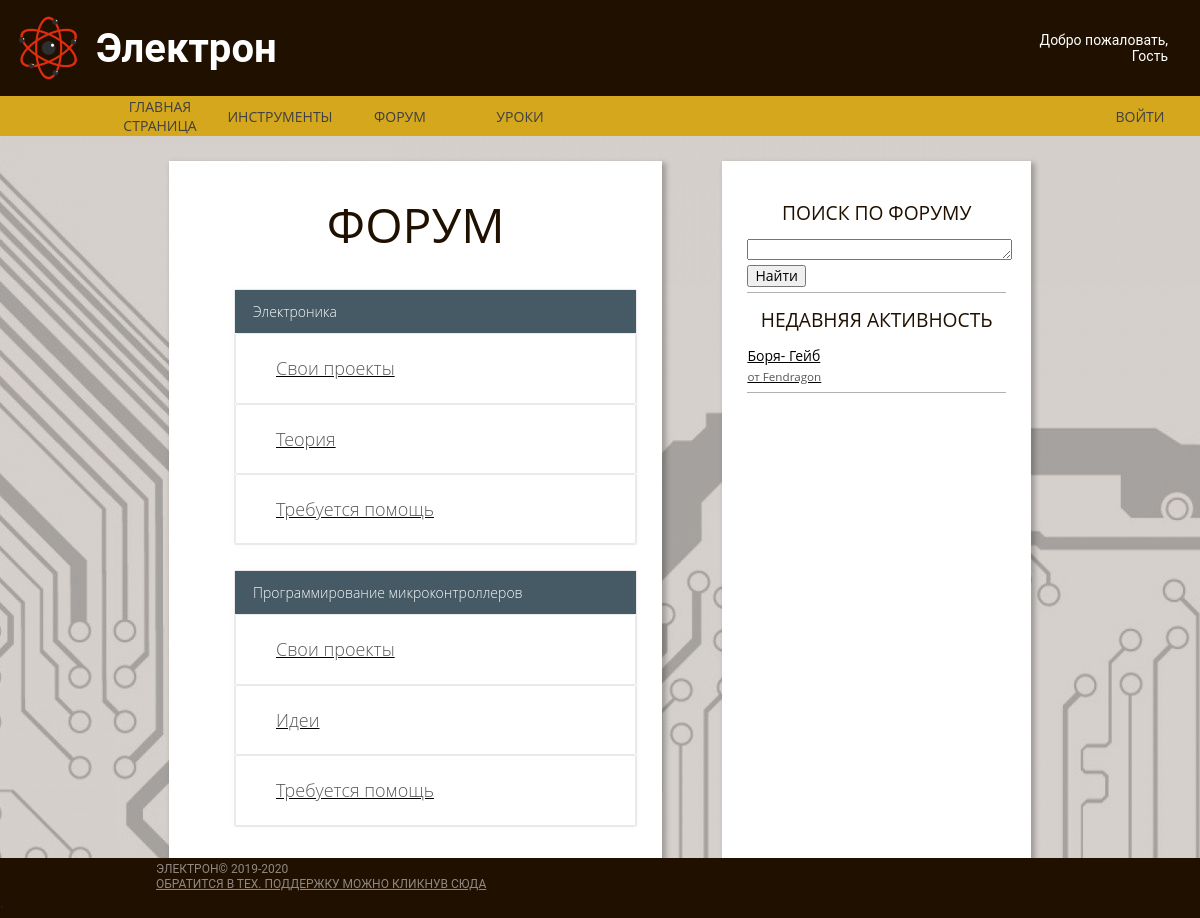
/forum, run on an earlier commit of the app's database.
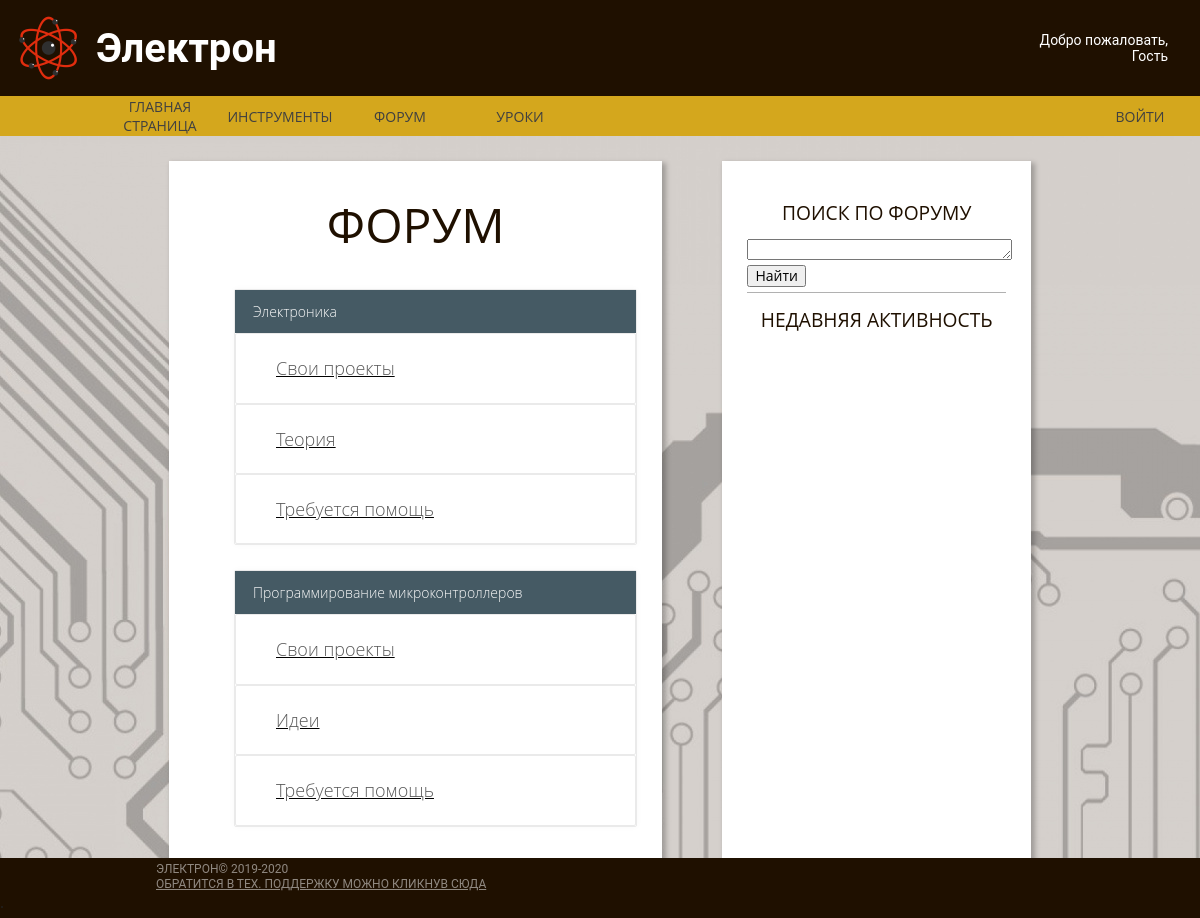
And on a later commit of the database.
### Main/models.py (models this page shows, shortened)
class Article(models.Model):
    author_art = models.CharField("автор", max_length=70)
    name_art = models.CharField("название", max_length=100)
    text_art = models.TextField()
    sellf = models.CharField("curs", max_length=3)
    pub_date_art = models.DateTimeField(default=datetime.datetime.now())
    tags = models.ManyToManyField('Tag', blank=True, related_name="posts")

### Main/views.py (the view, shortened to what this page needs)
# urls.py: path('forum', Forum.as_view(), name = 'Forum_url'),
class Forum(View):
    def get(self, request):
        h = CheckCOOKIE(request)
        if 'ROOT' in request.COOKIES:
            g = request.COOKIES['ROOT']
        else:
            g = 'False'
        All_Articles = Article.objects.all()
        form = SearchForm()
        return render(request, 'First/Forum.html',
                      context={'Art_list': reversed(All_Articles), 'Nick': h, "ROOT": g, 'form': form, "news": news()})

### Main/forms.py (shortened to what this page needs)
class SearchForm(forms.Form):
    req = forms.CharField(max_length=70)

### Main/utils.py (called while the page is built)
def news():
    return reversed(News.objects.all())

def CheckCOOKIE(request):
    if "UserNick" in request.COOKIES:
        if request.COOKIES["UserNick"] != "":
            h = request.COOKIES["UserNick"]
        else:
            h = ""
    else:
        h = ""
    return h

### Main/templates/First/Forum.html (shortened to what this page needs)
{% extends "First/Base_blok.html"%}
{% load static %}
{% block css %}
    <link rel="stylesheet" href="{% static 'css/normalize.css' %}">
    <link rel="stylesheet" href="{% static 'css/main.css' %}">
    <link rel="stylesheet" href="{% static 'css/forum.css' %}">
{% endblock %}
{% block content %}
<div class="container main-container">
    <div class="container generic">
        <h1 class="forum-title">Форум</h1>
        <ol class="forum-list">
            <li class="sub-forum">
                <h3 class="sub-forum-title">Электроника</h3>
                <ol class="sub-forum-list">
                    <li class="forum-category">
                        <a class="item link side-bar-link" href="{% url 'subforum_url' 'ElS' %}"><h3 class="forum-category-title">Свои проекты</h3></a>
                    </li>
                    <li class="forum-category">
                        <a class="item link side-bar-link" href="{% url 'subforum_url' 'ElT' %}"><h3 class="forum-category-title">Теория</h3></a>
                    </li>
                    <li class="forum-category">
                        <a class="item link side-bar-link" href="{% url 'subforum_url' 'ElH' %}"><h3 class="forum-category-title">Требуется помощь</h3></a>
                    </li>
                </ol>
            </li>
            <li class="sub-forum">
                <h3 class="sub-forum-title">Программирование микроконтроллеров</h3>
                <ol class="sub-forum-list">
                    <li class="forum-category">
                       <a class="item link side-bar-link" href="{% url 'subforum_url' 'MS' %}"><h3 class="forum-category-title">Свои проекты</h3></a>
                    </li>
                    <li class="forum-category">
                        <a class="item link side-bar-link" href="{% url 'subforum_url' 'MT' %}"><h3 class="forum-category-title">Идеи</h3></a>
                    </li>
                    <li class="forum-category">
                        <a class="item link side-bar-link" href="{% url 'subforum_url' 'MH' %}"><h3 class="forum-category-title">Требуется помощь</h3></a>
                    </li>
                </ol>
            </li>
        </ol>
    </div>
    <div class="container side-bar side-bar-right">
        <h1 class="item title side-bar-title smaller">
            Поиск по форуму
        </h1>
        <form class="item link side-bar-interactive" method="post">
            <label>
                <textarea name = "req" style="max-height: 15px;width: 100%"></textarea>
            </label>
            <button>Найти</button>
        </form>
        <h1 class="item title side-bar-title smaller">
            Недавняя активность
        </h1>
        {% for i in Art_list %}
        <a class="item link side-bar-link" href="{% url 'art_url' id=i.id %}">
            {{i.name_art}}<br>
            <span class="date">от {{i.author_art}}</span>
        </a>
        {% endfor %}
    </div>
</div>
{% endblock %}

### Main/templates/First/Base_blok.html
{% extends 'base.html' %}

### templates/base.html (shortened to what this page needs)
{% load static %}
<!DOCTYPE html>
<html lang="en">
<head>
    {% block css %}
    {% endblock %}
</head>
<body background="/media/images/img/circutry.jpg">
    <header class="container header">
        <div class="container top">
            <img class="item top-logo" src="/media/images/img/Electron128.png" alt="">
            <div class="container top-name">
                <a class="item top-name-text">Электрон</a>
            </div>
            <div class="container top-user">
                {% if Nick == "" %}
                <span class="item top-user-text">Добро пожаловать,<br>Гость</span>
                {% else %}
                <span class="item top-user-text">Добро пожаловать,<br>{{Nick}}</span>
                {% endif %}
            </div>
        </div>
        <div class="container navbar">
            <div class="container block navbar-block">
                <a class="item link navbar-link" href="{% url 'main_url' %}">Главная страница</a>
            </div>
            <div class="container block navbar-block">
                <a class="item link navbar-link" href="{% url 'tools_url' %}">Инструменты</a>
            </div>
            <div class="container block navbar-block">
                <a class="item link navbar-link" href="{% url 'Forum_url' %}">Форум</a>
            </div>
            <div class="container block navbar-block">
                <a class="item link navbar-link" href="{% url 'art_list_url' %}">Уроки</a>
            </div>
            {% if Nick == "" %}
            <div class="container block navbar-block"></div>
            <div class="container block navbar-block">
                <a class="item link navbar-link" href="{% url 'auto_url' %}">Войти</a>
            </div>
            {% else %}
            <div class="container block navbar-block"></div>
            <div class="container block navbar-block">
                <a class="item link navbar-link" href="{% url 'exit_url' %}">Выйти</a>
            </div>
            {% endif %}
        </div>
    </header>
    {% block content %}
    {% endblock %}
    <footer class="container footer">
    <div class="container footer-copyright">
        <a class="item text copyright-text">Электрон© 2019-2020</a> <a class="item text copyright-text" href="{% url 'Support_url' %}">Обратится в Тех. поддержку можно кликнув
                сюда</a>.
    </div>
    </footer>
</body>
</html>

### Main/static/css/main.css (style rules this page uses)
html { color: #222; font-size: 1em; line-height: 1.4; }
audio, canvas, iframe, img, svg, video { vertical-align: middle; }
textarea { resize: vertical; }
.container { display: flex; flex-direction: column; flex-grow: 1; flex-shrink: 1; }
.item { font-family: Roboto, sans-serif; font-style: normal; font-weight: normal; line-height: normal; }
html, body { min-height: 100%; display: flex; flex-direction: column; }
body { background-image: url(/media/images/img/circutry.jpg); }
.header { margin: 0; padding: 0; flex: 1; }
.main-container { flex: 1; flex-direction: row; margin-left: 12%; margin-right: 12%; padding: 25px; }
.top { flex-direction: row; background-color: #1f1000; }
.top-logo { margin: 16px; width: 64px; height: 64px; }
.top-name { justify-content: center; }
.top-name-text { font-size: 40px; font-weight: 600; color: #FFFFFF; }
.top-user { padding: 32px; }
.top-user-text { text-align: right; font-size: 14px; color: #FFFFFF; }
.navbar { height: 40px; background: #d4a71d; flex-direction: row; justify-content: left; padding-left: 100px; }
.navbar-block { max-width: 120px; justify-content: center; }
.navbar-block:nth-last-of-type(2) { max-width: 100%; alignment: right; }
.navbar-link { max-width: 120px; font-family: Open Sans, sans-serif; font-style: normal; font-weight: normal; line-height: normal; font-size: 14px; text-align: center; text-transform: uppercase; color: #404040; text-decoration-line: none; }
.generic { flex-shrink: 3; padding: 25px; background-color: #ffffff; box-shadow: 3px 3px 5px 1px rgba(0, 0, 0, 0.25); }
.side-bar { padding: 25px; min-width: 15%; max-width: 30%; margin-right: 60px; background-color: #ffffff; box-shadow: 3px 3px 5px 1px rgba(0, 0, 0, 0.25); }
.side-bar-title { font-family: Open Sans, sans-serif; font-style: normal; font-weight: normal; font-size: 24px; text-transform: uppercase; text-align: center; color: #1f1000; }
.side-bar-link { font-family: Open Sans, sans-serif; font-style: normal; font-weight: normal; line-height: 20px; font-size: 14px; color: #000000; padding-bottom: 5px; border-bottom: 1px solid #B1B1B1; }
.side-bar-interactive { font-family: Open Sans, sans-serif; font-style: normal; font-weight: normal; line-height: 20px; font-size: 14px; color: #000000; padding-bottom: 5px; border-bottom: 1px solid #B1B1B1; }
.footer { width: 100%; margin: 0; padding: 0; }
.footer-copyright { height: 60px; background: #1f1000; justify-content: center; }
.copyright-text { margin-left: 13%; font-family: Roboto, sans-serif; font-style: normal; font-weight: normal; line-height: 15px; font-size: 12px; text-transform: uppercase; color: rgba(255, 255, 255, 0.5); text-align: left; }
.side-bar-right { margin-left: 60px; margin-right: 0; }
.smaller { font-size: 120%; }

### Main/static/css/forum.css (style rules this page uses)
.forum-title { font-family: Open Sans, sans-serif; font-style: normal; font-weight: normal; font-size: 48px; text-transform: uppercase; text-align: center; margin: 5px 5px 15px; color: #1f1000; }
.forum-list { list-style: none; }
.sub-forum { box-shadow: 0 0 6px rgba(0, 0, 0, .03); border-color: #eaeaea; border-radius: 2px; border-style: solid; border-width: 1px; list-style: none; margin-bottom: 25px; }
.sub-forum-title { font-family: Open Sans, sans-serif; display: block; font-size: 14px; font-weight: 200; line-height: 1.5; background-color: #455a64; margin: 0; color: #fafafa; padding: 11px 18px; }
.sub-forum-list { list-style: none; padding: 0; }
.forum-category { padding: 5px 4px 4px 40px; border-color: #eaeaea; border-radius: 2px; border-style: solid; border-width: 1px; }
.forum-category-title { color: #5a5a5a; font-family: Open Sans, sans-serif; font-size: 18px; font-weight: 300; line-height: 1.3; }

### templates/base.html (style rules this page uses)
footer { position: fixed; left: 0; bottom: 0; padding: 10px; }

What changed in the data, as far as the page shows it:
removed Article: name_art "Боря- Гейб", author_art "Fendragon"
